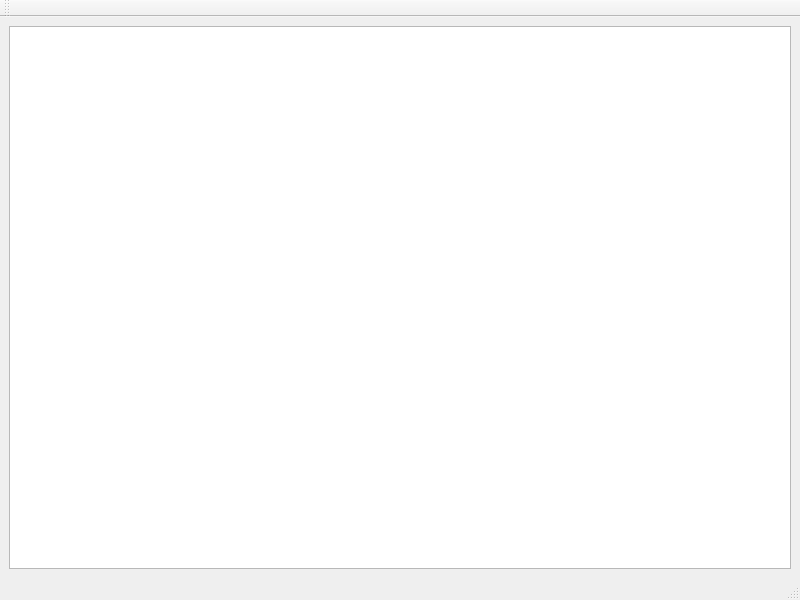
<?xml version="1.0" encoding="UTF-8"?>
<ui version="4.0">
 <class>MainWindow</class>
 <widget class="QMainWindow" name="MainWindow">
  <property name="geometry">
   <rect>
    <x>0</x>
    <y>0</y>
    <width>800</width>
    <height>600</height>
   </rect>
  </property>
  <property name="windowTitle">
   <string>MainWindow</string>
  </property>
  <widget class="QWidget" name="centralwidget">
   <layout class="QVBoxLayout" name="verticalLayout">
    <item>
     <widget class="QPlainTextEdit" name="parsedOutputPlainTextEdit">
      <property name="font">
       <font>
        <family>Monospace</family>
        <pointsize>10</pointsize>
       </font>
      </property>
     </widget>
    </item>
   </layout>
  </widget>
  <widget class="QMenuBar" name="menubar">
   <property name="geometry">
    <rect>
     <x>0</x>
     <y>0</y>
     <width>800</width>
     <height>25</height>
    </rect>
   </property>
  </widget>
  <widget class="QStatusBar" name="statusbar"/>
  <widget class="QToolBar" name="toolBar">
   <property name="windowTitle">
    <string>toolBar</string>
   </property>
   <attribute name="toolBarArea">
    <enum>TopToolBarArea</enum>
   </attribute>
   <attribute name="toolBarBreak">
    <bool>false</bool>
   </attribute>
  </widget>
  <action name="connectAction">
   <property name="checkable">
    <bool>true</bool>
   </property>
   <property name="icon">
    <iconset resource="resources.qrc">
     <normaloff>:/icons/resources/media-record.png</normaloff>:/icons/resources/media-record.png</iconset>
   </property>
   <property name="text">
    <string>Connect</string>
   </property>
   <property name="toolTip">
    <string>Connect</string>
   </property>
  </action>
  <action name="restartAction">
   <property name="icon">
    <iconset resource="resources.qrc">
     <normaloff>:/icons/resources/system-reboot.png</normaloff>:/icons/resources/system-reboot.png</iconset>
   </property>
   <property name="text">
    <string>Restart</string>
   </property>
   <property name="toolTip">
    <string>Restart</string>
   </property>
  </action>
 </widget>
 <resources>
  <include location="resources.qrc"/>
 </resources>
 <connections/>
</ui>
